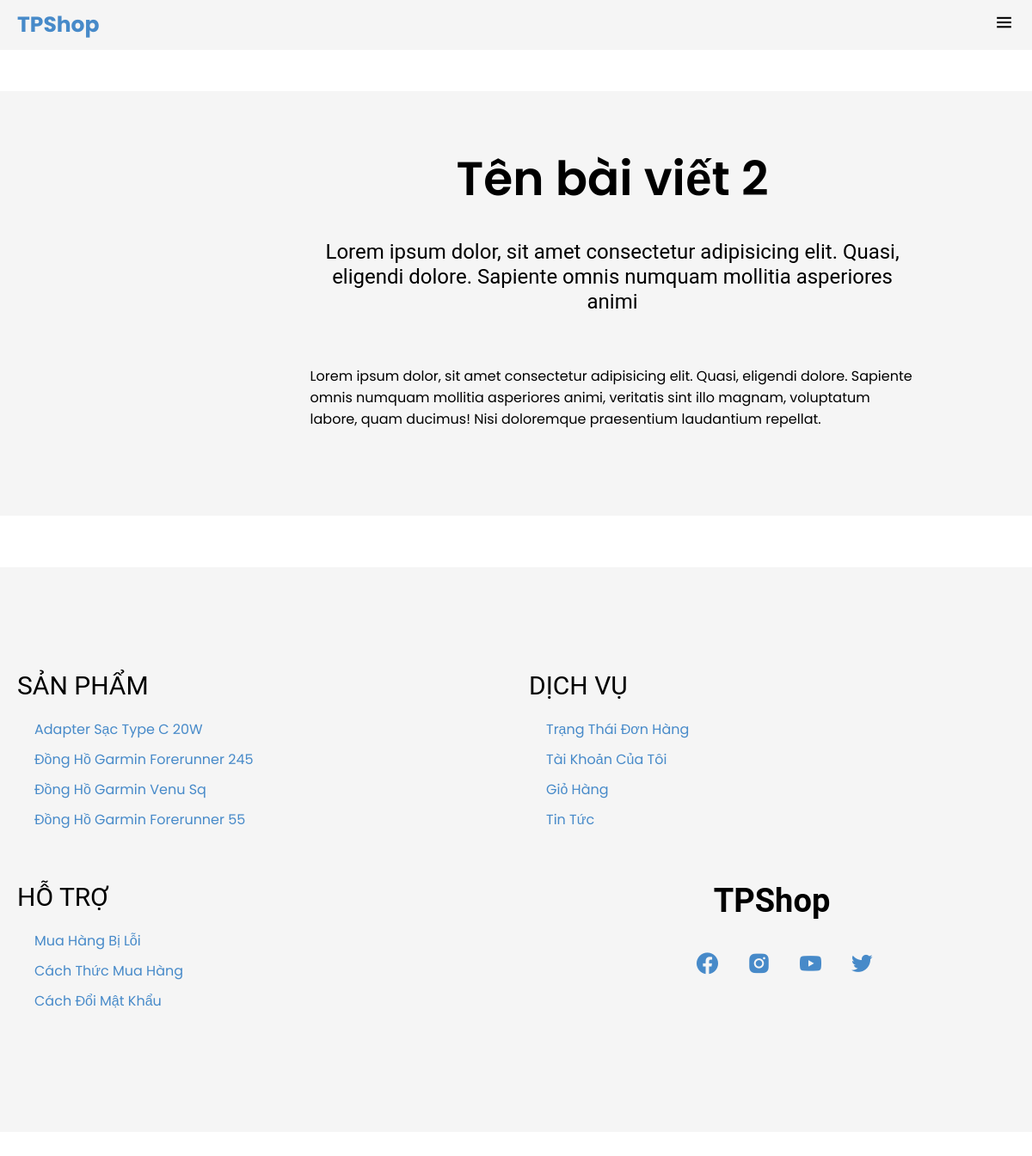
The page /?quanly=chitiettin&id_tin=2 on the database its author committed.
### tables this page shows
CREATE TABLE `baiviet` (
  `baiviet_id` int(11) NOT NULL,
  `tenbaiviet` varchar(100) NOT NULL,
  `tomtat` text NOT NULL,
  `noidung` text NOT NULL,
  `danhmuctin_id` int(11) NOT NULL,
  `baiviet_img` varchar(50) NOT NULL
);

CREATE TABLE `sanpham` (
  `sanpham_id` int(11) NOT NULL,
  `category_id` int(11) NOT NULL,
  `sanpham_name` varchar(255) NOT NULL,
  `sanpham_chitiet` text NOT NULL,
  `sanpham_mota` text NOT NULL,
  `sanpham_gia` float NOT NULL,
  `sanpham_giakhuyenmai` float NOT NULL,
  `sanpham_active` int(11) NOT NULL COMMENT '0: sản phẩm đang bán\r\n1: sản phẩm ngừng bán hoặc hết hàng',
  `sanpham_hot` int(11) NOT NULL COMMENT '0:sản phẩm bình thường\r\n1:sản phẩm hot',
  `sanpham_soluong` int(11) NOT NULL,
  `sanpham_img` varchar(50) NOT NULL,
  `nhacungcap_id` int(11) NOT NULL
);

### include/chitiettin.php (the view, shortened to what this page needs)
<?php
if (isset($_GET['id_tin'])) {
    $id_baiviet = $_GET['id_tin'];
} else {
    $id_baiviet = '';
}
?>
<div class="tintuc" >
    <div class="bg-second">
        <div class="section container">
            <?php
            $sql_baiviet = mysqli_query($con, "SELECT * FROM baiviet where baiviet_id = '$id_baiviet'");
            $row_baiviet = mysqli_fetch_array($sql_baiviet)
            ?>
            <div class="row" style="margin-left: 30%    ; width:100%">
                <div class="col-7 col-md-8">
                    <div class="sp-item-info">
                        <div class="sp-item-name" style="text-align: center;"><?= $row_baiviet['tenbaiviet'] ?></div>
                        <h4 class="sp-item-description" style="text-align: center;">
                            <?= $row_baiviet['tomtat'] ?>
                        </h4>
                        <p style="text-align: center;">  <?= $row_baiviet['noidung'] ?></p>
                    </div>
                </div>
            </div>
        </div>
    </div>
</div>

### include/footer.php
<footer class="bg-second">
    <div class="container">
        <div class="row">
            <div class="col-3 col-md-6">
            <?php
        $sql_product_footer = mysqli_query($con, 'SELECT * FROM sanpham  order by sanpham_id DESC limit 4');
        ?>
                <h3 class="footer-head">Sản phẩm</h3>
                <ul class="menu">
                    <?php
                     while ($row_sanpham_footer = mysqli_fetch_array($sql_product_footer)) {
                    ?>
                    <li><a href="?quanly=chitietsanpham&id=<?= $row_sanpham_footer['sanpham_id'] ?>"><?=$row_sanpham_footer['sanpham_name']?></a></li>
                  <?php
                     }
                  ?>
                </ul>
            </div>
            <div class="col-3 col-md-6">
                <h3 class="footer-head">Dịch vụ</h3>
                <ul class="menu">
                    <li><a href="?quanly=mybill">Trạng thái đơn hàng</a></li>
                    <li><a href="?quanly=profile">Tài khoản của tôi</a></li>
                    <li><a href="?quanly=giohang">Giỏ hàng</a></li>
                    <li><a href="?quanly=tintuc&all">Tin tức</a></li>
                </ul>
            </div>
            <div class="col-3 col-md-6">
                <h3 class="footer-head">Hỗ trợ</h3>
                <ul class="menu">
                    <li><a href="#">Mua hàng bị lỗi</a></li>
                    <li><a href="#">Cách thức mua hàng</a></li>
                    <li><a href="#">Cách đổi mật khẩu</a></li>
                </ul>
            </div>
            <div class="col-3 col-md-6 col-sm-12">
                <div class="contact">
                    <h3 class="contact-header">
                        TPShop
                    </h3>
                    <ul class="contact-socials">
                        <li><a href="#">
                                <i class='bx bxl-facebook-circle'></i>
                            </a></li>
                        <li><a href="#">
                                <i class='bx bxl-instagram-alt'></i>
                            </a></li>
                        <li><a href="#">
                                <i class='bx bxl-youtube'></i>
                            </a></li>
                        <li><a href="#">
                                <i class='bx bxl-twitter'></i>
                            </a></li>
                    </ul>
                </div>
            </div>
        </div>
    </div>
</footer>

### css/grid.css (style rules this page uses)
.row { display: flex; flex-wrap: wrap; margin: 0 -15px; }
[class*="col-"] { padding: 0 15px; margin-bottom: 20px; }
.col-3 { width: 25%; }
.col-7 { width: 58.33%; }
@media only screen and (max-width: 1280px) { .col-md-6 { width: 50%; } }
@media only screen and (max-width: 1280px) { .col-md-8 { width: 66.66%; } }

### css/app.css (style rules this page uses)
:root { --main-bg-color: #fff; --second-bg-color: #f5f5f5; --third-bg-color: #e3e3e3; --grey: #4b4b4b; --black: rgb(31, 29, 29); --red: #c0392b; --top-header-size: 30px; --mid-header-size: 80px; --bottom-header-size: 45px; --btn-bg: #000; --btn-border-color: #000; --btn-color: #fff; }
* { padding: 0; margin: 0; box-sizing: border-box; -webkit-tap-highlight-color: transparent; }
body { font-family: "Poppins", sans-serif; overflow-x: hidden; position: relative; background-color: var(--main-bg-color); overflow-x: hidden; }
a { display: inline-block; text-decoration: none ; color: unset; }
li { list-style-type: none; }
.container { max-width: 1366px; margin: auto; padding: 0 20px; position: relative; }
.bg-second { background-color: var(--second-bg-color); }
.section { padding: 60px 0; }
.sp-item-name { font-size: 55px; font-weight: 600; margin-bottom: 30px; }
.sp-item-description { margin-bottom: 60px; text-align: justify; }
footer { padding: 100px 0; }
.footer-head { margin-bottom: 20px; text-transform: uppercase; }
footer ul li { margin-bottom: 10px; }
.contact-header { text-align: center; font-weight: 600; margin-bottom: 30px; font-size: 38px; }
.contact-socials { display: flex; justify-content: center; }
.contact-socials a { font-size: 30px; margin: 0 10px; }
.menu li a { text-transform: capitalize; transition: transform 0.3s ease-in-out; }
@media only screen and (max-width: 1280px) { .sp-item-info { padding-right: 35px; } }

### include/topbar.php (style rules this page uses)
.tuychon span a, i { margin-top: 6%; margin-left: 10px; }

### include/chitiettin.php (style rules this page uses)
.tintuc { margin-bottom: 5%; }
.bg-second .section { margin: 4% 4% 0 0; }

### rows shown on the page
baiviet: tenbaiviet "Tên bài viết 2", tomtat "Lorem ipsum dolor, sit amet consectetur adipisicing elit. Quasi, eligendi dolore. Sapiente omnis numquam mollitia asperiores animi", noidung "Lorem ipsum dolor, sit amet consectetur adipisicing elit. Quasi, eligendi dolore. Sapiente omnis numquam mollitia asperiores animi, veritatis sint illo magnam, voluptatum labore, quam ducimus! Nisi doloremque praesentium laudantium repellat."
sanpham: sanpham_name "Adapter Sạc Type C 20W"
sanpham: sanpham_name "Đồng Hồ Garmin Forerunner 245"
sanpham: sanpham_name "Đồng Hồ Garmin Venu Sq"
sanpham: sanpham_name "Đồng Hồ Garmin Forerunner 55"
